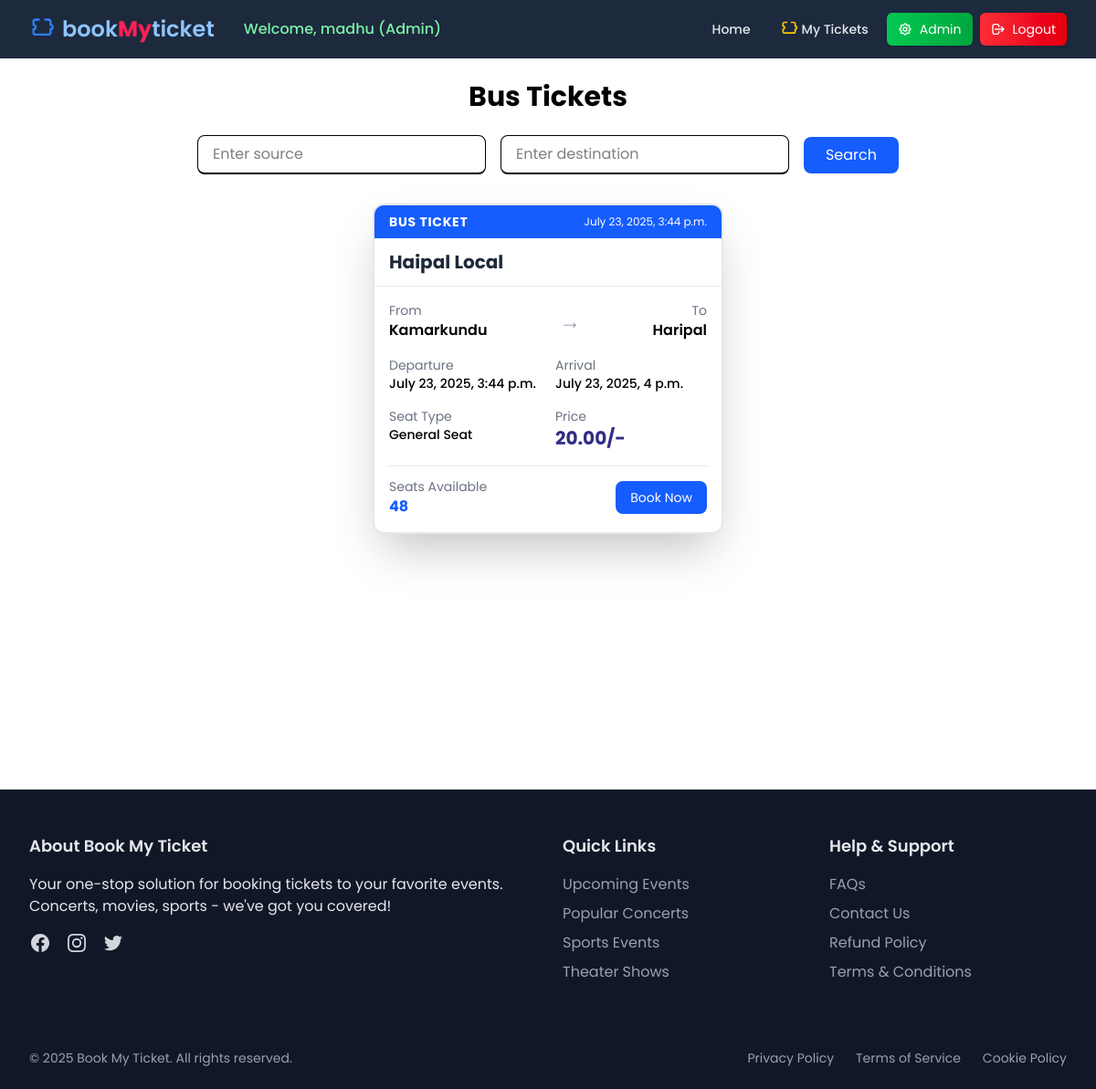
The page /busbooking/busbook/ (signed in) on the database as committed earlier.
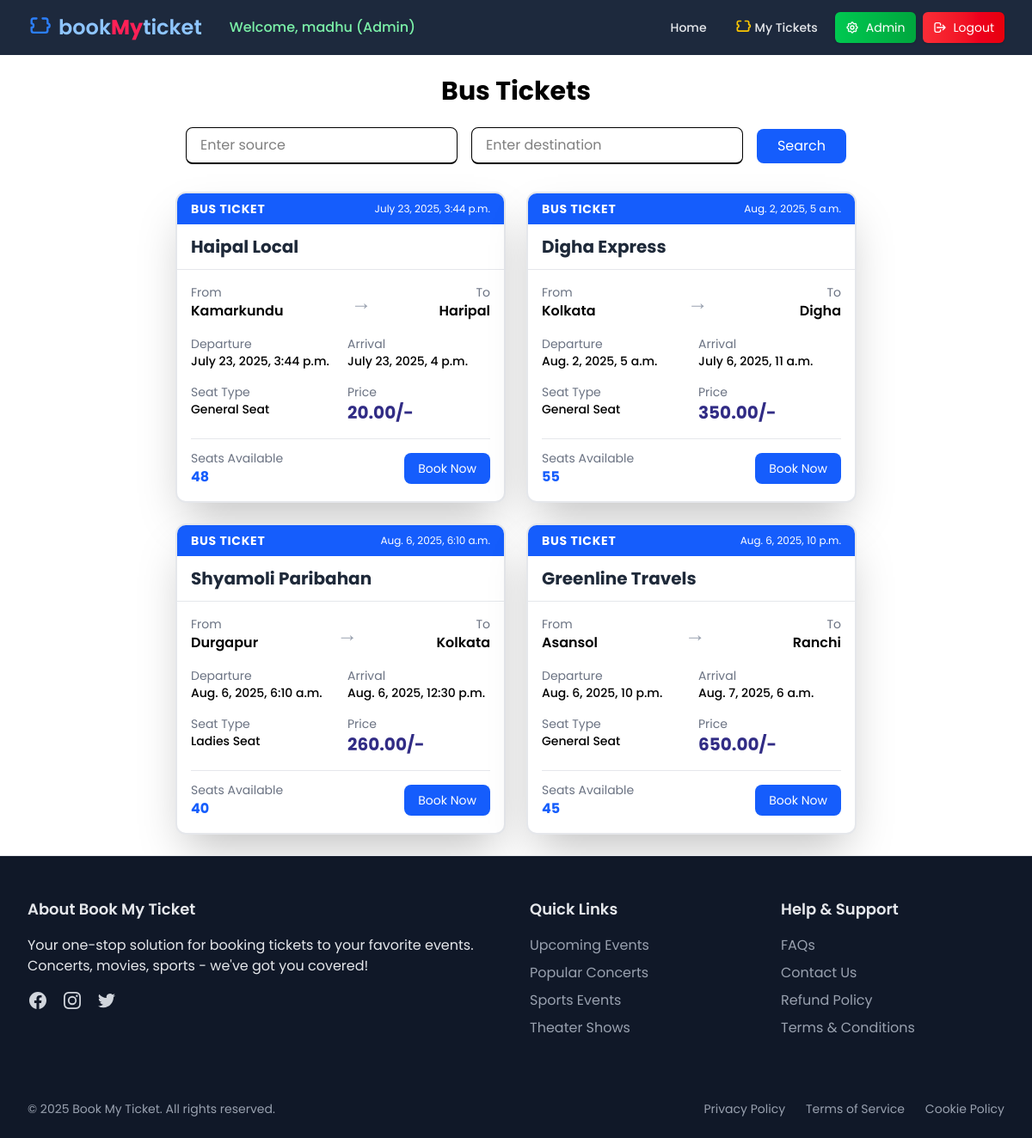
The same page on the database as committed later.
### booking_bus/models.py (models this page shows, shortened)
class Ticketsbus(models.Model):
    seat_types = [
        ('GN','General Seat'),
        ('LD','Ladies Seat'),
    ]
    seat_no = [
        ('GN','1-25'),
        ('LD','26-50'),
    ]
    name = models.CharField(max_length=20)
    date_time = models.DateTimeField(default=timezone.now)
    type1 = models.CharField(max_length=2, choices=seat_types)
    type2 = models.CharField(max_length=3, choices=seat_no)
    source = models.CharField(max_length=20)
    destination = models.CharField(max_length=20)
    departure_time = models.DateTimeField(default=timezone.now)
    arrival_time = models.DateTimeField(default=timezone.now)
    total_seats = models.PositiveIntegerField()
    price = models.DecimalField(max_digits=10, decimal_places=2)
    @property
    def has_departed(self):
        return timezone.now() > self.departure_time

### booking_bus/views.py (the view)
# urls.py: path('busbook/',views.busbook,name='busbook'),
def busbook(request):
    source = request.GET.get('source', '')
    destination = request.GET.get('destination', '')
    if source and destination:
        tickets = Ticketsbus.objects.filter(source__icontains=source, destination__icontains=destination)
    elif destination:
        tickets = Ticketsbus.objects.filter(destination__icontains=destination)
    elif source:
        tickets = Ticketsbus.objects.filter(source__icontains=source)
    else:
        tickets = Ticketsbus.objects.all()
    return render(request, 'booking_bus/book_bus.html', {'tickets': tickets})

### booking_bus/templates/booking_bus/book_bus.html (shortened to what the changed rows need)
{% extends "layout.html" %}
{% block content %}
{% if user.is_authenticated %}
<div class="p-6 min-h-screen">
    <h1 class="text-3xl font-bold mb-6 text-center text-black">Bus Tickets</h1>
    <div class="container mx-auto px-4">
        {% if tickets %}
        <div class="flex flex-wrap justify-center gap-6">
            {% for ticket in tickets %}
            <div class="w-full md:w-96 bg-white rounded-xl shadow-2xl overflow-hidden border-2 border-gray-200 transform hover:scale-105 transition duration-300">
                <div class="bg-blue-600 px-4 py-2 flex justify-between items-center">
                    <span class="text-white font-bold text-sm uppercase tracking-wider">Bus Ticket</span>
                    <span class="text-white text-xs">{{ ticket.departure_time }}</span>
                </div>
                <div class="px-4 py-3 border-b border-gray-200">
                    <h2 class="text-xl font-bold text-gray-800">{{ ticket.name }}</h2>
                </div>
                <div class="p-4">
                    <div class="flex items-center justify-between mb-3">
                        <div>
                            <p class="text-gray-500 text-sm">From</p>
                            <p class="font-semibold">{{ ticket.source }}</p>
                        </div>
                        <div class="text-2xl text-gray-400">→</div>
                        <div class="text-right">
                            <p class="text-gray-500 text-sm">To</p>
                            <p class="font-semibold">{{ ticket.destination }}</p>
                        </div>
                    </div>
                    <div class="grid grid-cols-2 gap-4 text-sm mt-4">
                        <div>
                            <p class="text-gray-500">Departure</p>
                            <p class="font-medium">{{ ticket.departure_time }}</p>
                        </div>
                        <div>
                            <p class="text-gray-500">Arrival</p>
                            <p class="font-medium">{{ ticket.arrival_time }}</p>
                        </div>
                        <div>
                            <p class="text-gray-500">Seat Type</p>
                            <p class="font-medium">{{ ticket.get_type1_display }}</p>
                        </div>
                        <div>
                            <p class="text-gray-500">Price</p>
                            <p class="text-xl font-bold text-indigo-900">{{ ticket.price }}/-</p>
                        </div>
                    </div>
                    <div class="mt-4 pt-3 border-t border-gray-200 flex justify-between items-center">
                        <div>
                            <p class="text-gray-500 text-sm">Seats Available</p>
                            <p class="font-bold text-blue-600">{{ ticket.total_seats }}</p>
                        </div>
                        {% if ticket.has_departed %}
                        <button class="bg-gray-400 text-white font-medium py-2 px-5 rounded-lg cursor-not-allowed" disabled>
                            Expired
                        </button>
                        {% else %}
                        <form method="post" action="{% url 'book_bus_ticket' ticket.id %}">
                            <button type="submit" class="bg-blue-600 text-white px-4 py-2 rounded-lg text-sm hover:bg-blue-700 transition">
                                Book Now
                          </form>
                          {% endif %}
                    </div>
                </div>
            </div>
            {% endfor %}
        </div>
        {% else %}
        <p class="text-center text-white text-lg font-semibold">No tickets found matching your search.</p>
        {% endif %}
    </div>
</div>
{% endif %}
{% endblock content %}

Rows that differ between the two databases and show on the page:
added Ticketsbus: departure_time "Aug. 2, 2025, 5 a.m.", name "Digha Express", source "Kolkata", destination "Digha", arrival_time "July 6, 2025, 11 a.m.", type1 "General Seat", price "350.00", total_seats "55", shows "Book Now"
added Ticketsbus: departure_time "Aug. 6, 2025, 6:10 a.m.", name "Shyamoli Paribahan", source "Durgapur", destination "Kolkata", arrival_time "Aug. 6, 2025, 12:30 p.m.", type1 "Ladies Seat", price "260.00", total_seats "40", shows "Book Now"
added Ticketsbus: departure_time "Aug. 6, 2025, 10 p.m.", name "Greenline Travels", source "Asansol", destination "Ranchi", arrival_time "Aug. 7, 2025, 6 a.m.", type1 "General Seat", price "650.00", total_seats "45", shows "Book Now"
